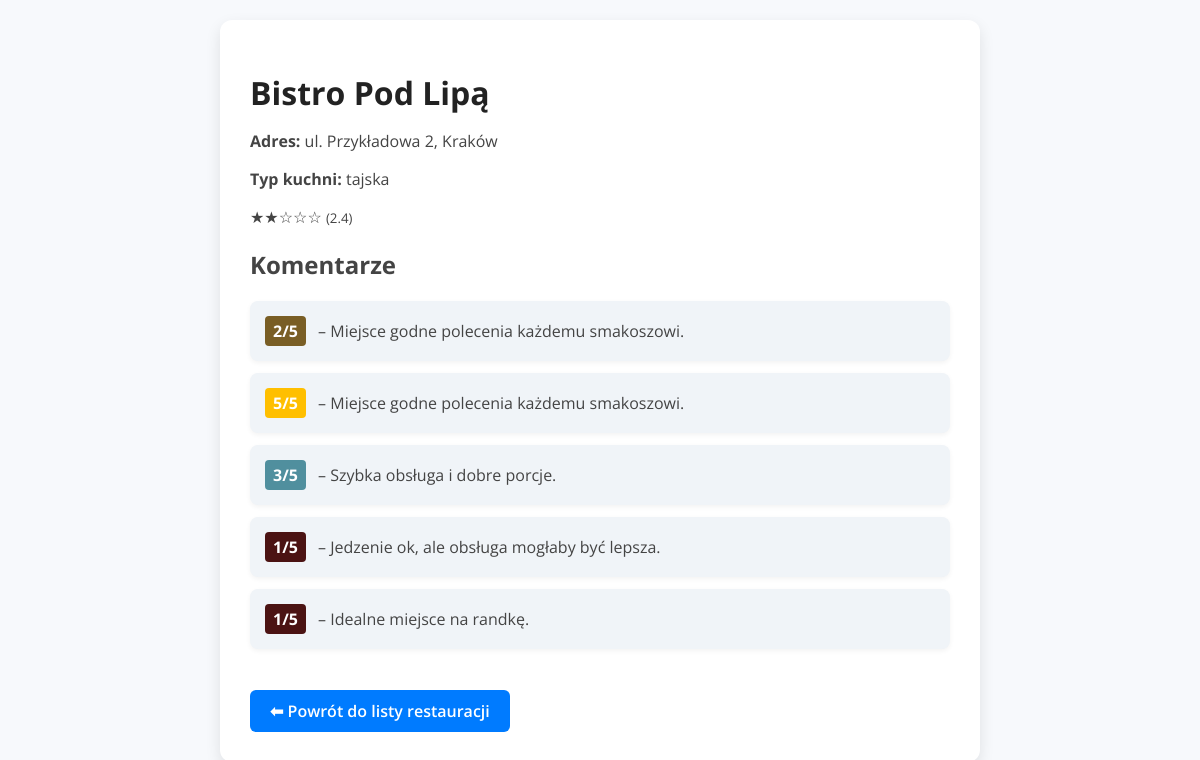
Page /restaurant/27/ on the committed database.
### portal/models.py (models this page shows, shortened)
class Restaurant(models.Model):
    name = models.CharField(max_length=100)
    address = models.CharField(max_length=255)
    menu_type = models.CharField(max_length=100)
    city = models.CharField(max_length=100, blank=True)
    def average_rating(self):
        ratings = [c.rating for c in self.comments.all()]
        return round(sum(ratings) / len(ratings), 1) if ratings else 0.0
    def rating_stars(self):
        avg = self.average_rating()
        full = int(avg)
        half = 1 if avg - full >= 0.5 else 0
        empty = 5 - full - half
        return "★" * full + "⯨" * half + "☆" * empty
    @property
    def city(self):
        if ',' in self.address:
            return self.address.split(',')[-1].strip()

class Comment(models.Model):
    restaurant = models.ForeignKey(Restaurant, on_delete=models.CASCADE, related_name="comments")
    content = models.TextField(blank=True)
    rating = models.PositiveIntegerField()  # 1–5

### portal/views.py (the view)
# urls.py: path("restaurant/<int:pk>/", views.restaurant_detail, name="restaurant_detail"),
def restaurant_detail(request, pk):
    restaurant = get_object_or_404(Restaurant, pk=pk)
    comments = restaurant.comments.all()
    avg_rating = restaurant.average_rating()
    return render(request, "portal/restaurant_detail.html", {
        "restaurant": restaurant,
        "comments": comments,
        "avg_rating": avg_rating,
    })

### portal/templates/portal/restaurant_detail.html (shortened to what this page needs)
{% load static %}
<!DOCTYPE html>
<html lang="pl">
<head>
    <link rel="stylesheet" href="{% static 'css/style.css' %}">
</head>
<body>
    <div class="container">
        <h1>{{ restaurant.name }}</h1>
        <p><strong>Adres:</strong> {{ restaurant.address }}</p>
        <p><strong>Typ kuchni:</strong> {{ restaurant.menu_type }}</p>
        <div class="rating">
            {{ restaurant.rating_stars }} <small>({{ restaurant.average_rating }})</small>
        </div>
        <div class="comments">
            <h2>Komentarze</h2>
            <ul>
                {% for c in comments %}
                    <li>
                        {% if c.rating == 5 %}
                            <span class="comment-rating rating-5">{{ c.rating }}/5</span>
                        {% elif c.rating == 4 %}
                            <span class="comment-rating rating-4">{{ c.rating }}/5</span>
                        {% elif c.rating == 3 %}
                            <span class="comment-rating rating-3">{{ c.rating }}/5</span>
                        {% elif c.rating == 2 %}
                            <span class="comment-rating rating-2">{{ c.rating }}/5</span>
                        {% else %}
                            <span class="comment-rating rating-1">{{ c.rating }}/5</span>
                        {% endif %}
                        – {{ c.content|default:"Brak treści komentarza" }}
                    </li>
                {% empty %}
                    <li>Brak komentarzy.</li>
                {% endfor %}
            </ul>
        </div>
        <a href="{% url 'restaurant_list' %}" class="btn-back">⬅ Powrót do listy restauracji</a>
    </div>
</body>
</html>

### portal/static/css/style.css (style rules this page uses)
body { font-family: Arial, sans-serif; background-color: #f2f2f2; margin: 20px; }

### portal/templates/portal/restaurant_detail.html (style rules this page uses)
body { font-family: 'Open Sans', sans-serif; background-color: #f7f9fc; color: #444; margin: 20px; }
.container { max-width: 700px; background: white; padding: 30px; border-radius: 12px; box-shadow: 0 6px 15px rgba(0,0,0,0.1); margin: auto; }
h1 { color: #222; margin-bottom: 15px; }
.comments ul { padding: 0; list-style: none; }
.comments li { background: #f0f4f8; border-radius: 8px; padding: 15px; margin-bottom: 12px; box-shadow: 0 2px 5px rgba(0,0,0,0.05); }
.comment-rating { font-weight: bold; padding: 4px 8px; border-radius: 4px; margin-right: 8px; display: inline-block; }
.rating-5 { background: #ffbf00; color: white; }
.rating-3 { background: #508f9e; color: white; }
.rating-2 { background: #795e25; color: white; }
.rating-1 { background: #4b1313; color: white; }
.btn-back { display: inline-block; margin-top: 25px; padding: 10px 20px; background-color: #007bff; color: white; border-radius: 6px; text-decoration: none; font-weight: 600; transition: background-color 0.3s ease; }

### rows in the picture
Restaurant: name "Bistro Pod Lipą", address "ul. Przykładowa 2, Kraków", menu_type "tajska", rating_stars "★★☆☆☆", average_rating "2.4"
Comment: rating "2", content "Miejsce godne polecenia każdemu smakoszowi."
Comment: rating "5", content "Miejsce godne polecenia każdemu smakoszowi."
Comment: rating "3", content "Szybka obsługa i dobre porcje."
Comment: rating "1", content "Jedzenie ok, ale obsługa mogłaby być lepsza."
Comment: rating "1", content "Idealne miejsce na randkę."
